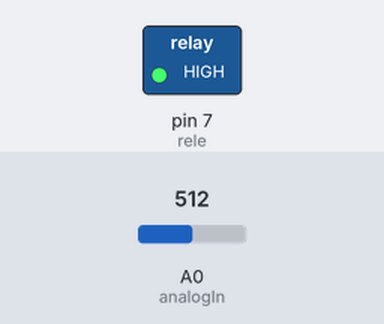
Simulated run of this sketch. Board: Arduino Uno, built with avr-gcc and run on an emulated ATmega328P. Shown: switched loads named in the sketch (green lamp = pin HIGH). The inputs (shaded band) are chosen by the test bench; at power-on: A0 (analogIn) = 512. What the sketch prints to the serial monitor is not drawn.

Above: at 2.5 s.
At 7.5 s:
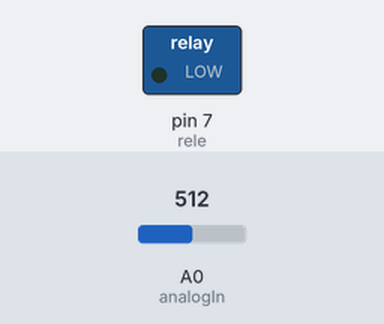
Timing chart, 0 to 13.0 s (numbered marks = the images above):
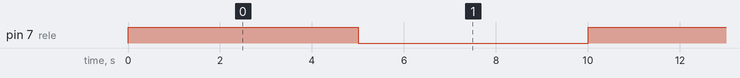

Measured:
- by itself, pin 7 (rele): alternates HIGH for 5.0 s and LOW for 5.0 s

The sketch:

ACS-712-20A.ino
```cpp
const int analogIn = A0;
int mVperAmp = 100; // use 100 for 20A Module and 66 for 30A Module
int RawValue= 0;
int ACSoffset = 2500;
double Voltage = 0;
double Amps = 0;
#define rele 7
void setup(){
   Serial.begin(9600);
   pinMode(rele, OUTPUT);
}

void loop(){

   RawValue = analogRead(analogIn);
   Voltage = (RawValue / 1023.0) * 5000; // Gets you mV
   Amps = ((Voltage - ACSoffset) / mVperAmp);
   float pot = 220*Amps;
   Serial.print("\t mV = "); // shows the voltage measured
   Serial.print(pot,3); // the '3' after voltage allows you to display 3 digits after decimal point
   Serial.print("\t Amps = "); // shows the voltage measured
   Serial.println(Amps,3); // the '3' after voltage allows you to display 3 digits after decimal point
   digitalWrite(rele,1);
   delay(5000);
   digitalWrite(rele,0);
   delay(5000);

}
```
